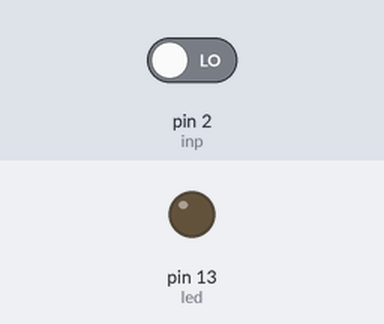
Simulated run of this sketch. Board: Arduino Uno, built with avr-gcc and run on an emulated ATmega328P. On the bench: output pins drawn as LEDs (lit = HIGH). The inputs (shaded band) are chosen by the test bench; at power-on: pin 2 (inp) LOW.

Above: at 1.2 s.
1.3 s: pin 2 (inp) driven HIGH
At 2.5 s:
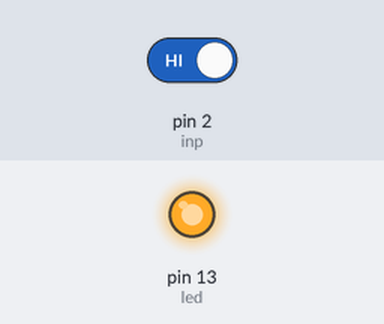
2.8 s: pin 2 (inp) driven LOW
At 3.9 s:
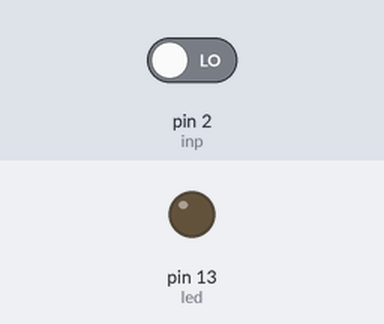
Timing chart, 0 to 5.8 s (numbered marks = the images above; inputs shaded):
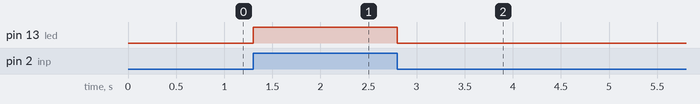

The sketch:

index.ino
```cpp
int led = 13;
int inp = 2;
int state;

void setup(){
  pinMode(led, OUTPUT);
  pinMode(inp, INPUT);
}

void loop(){
  state = digitalRead(inp);
  digitalWrite(led, state);
}
```

Measured:
- after the input at 1.3 s, pin 13 (led): LOW → HIGH at once
- after the input at 2.8 s, pin 13 (led): HIGH → LOW at once
